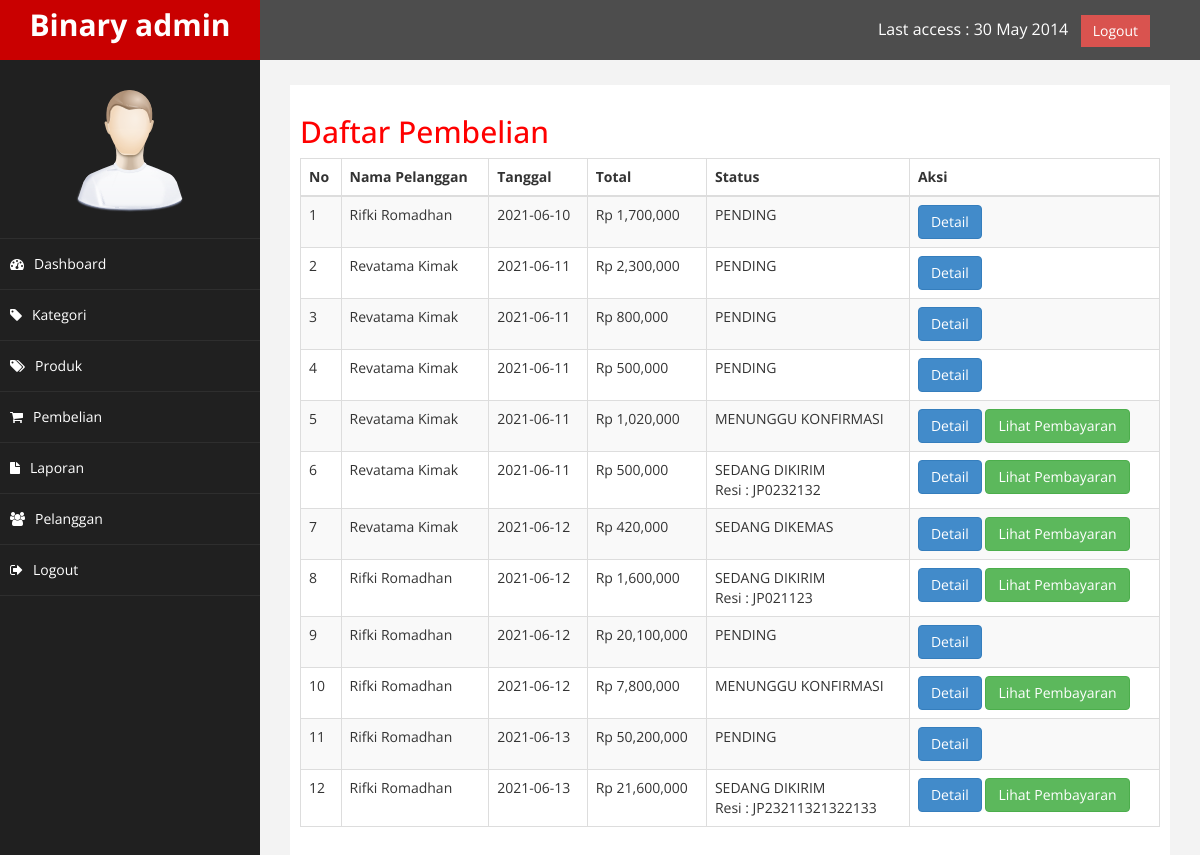
Page /admin/index.php?halaman=pembelian (signed in) on the committed database.
### tables this page shows
CREATE TABLE `pembelian` (
  `id_pembelian` int(11) NOT NULL,
  `id_pelanggan` int(11) NOT NULL,
  `tanggal_pembelian` date NOT NULL,
  `alamat_pengiriman` varchar(200) NOT NULL,
  `nama_kota` varchar(200) NOT NULL,
  `tarif` int(11) NOT NULL,
  `total_pembelian` int(11) NOT NULL,
  `resi_pengiriman` varchar(20) NOT NULL,
  `status_pembelian` varchar(200) NOT NULL
);

CREATE TABLE `pelanggan` (
  `id_pelanggan` int(11) NOT NULL,
  `nama_pelanggan` varchar(200) NOT NULL,
  `email_pelanggan` varchar(200) NOT NULL,
  `telepon_pelanggan` int(11) NOT NULL,
  `alamat_pelanggan` varchar(200) NOT NULL,
  `password_pelanggan` varchar(200) NOT NULL
);

### admin/pembelian.php (the view)
<?php
$ambil = $conn->query("SELECT * FROM pembelian LEFT JOIN pelanggan ON pembelian.id_pelanggan = pelanggan.id_pelanggan ");
$data = [];
while($pecah = $ambil->fetch_assoc()){
	$data[] = $pecah;
}
?>
<div class="row">
    <div class="col-md-12">
    	<h2>Daftar Pembelian</h2>
    </div>
</div>
<table class="table table-bordered table-hover table-striped">
	<thead>
		<tr>
			<th>No</th>
			<th>Nama Pelanggan</th>
			<th>Tanggal</th>
			<th>Total</th>
			<th>Status</th>
			<th>Aksi</th>
		</tr>
	</thead>
	<tbody>
		<?php foreach ($data as $key => $value): ?>
		<tr>
			<td><?php echo $key+1 ?></td>
			<td><?php echo $value['nama_pelanggan'] ?></td>
			<td><?php echo $value['tanggal_pembelian'] ?></td>
			<td>Rp <?php echo number_format($value['total_pembelian']) ?></td>
			<td>
				<?php echo $value['status_pembelian'] ?><br>
					<?php if (!empty($value['resi_pengiriman'])): ?>
					Resi : <?php echo $value['resi_pengiriman'] ?>
					<?php endif ?>
			</td>
			<td>
				<a class="btn btn-primary" href="index.php?halaman=detailPembelian&id=<?php echo $value['id_pembelian'] ?>">Detail</a>
				<?php if ($value['status_pembelian'] !== 'PENDING'){ ?>
					<a class="btn btn-success" href="index.php?halaman=lihatPembayaran&id=<?php echo $value['id_pembelian'] ?>">Lihat Pembayaran</a>
				<?php }?>
			</td>
		</tr>
		<?php endforeach ?>
	</tbody>
</table>

### admin/assets/css/custom.css (style rules this page uses)
body { font-family: 'Open Sans', sans-serif; }
h2 { color: #f00; }

### rows in the picture
pembelian: id_pelanggan.nama_pelanggan "Rifki Romadhan", tanggal_pembelian "2021-06-10", total_pembelian "1,700,000", status_pembelian "PENDING"
pembelian: id_pelanggan.nama_pelanggan "Revatama Kimak", tanggal_pembelian "2021-06-11", total_pembelian "2,300,000", status_pembelian "PENDING"
pembelian: id_pelanggan.nama_pelanggan "Revatama Kimak", tanggal_pembelian "2021-06-11", total_pembelian "800,000", status_pembelian "PENDING"
pembelian: id_pelanggan.nama_pelanggan "Revatama Kimak", tanggal_pembelian "2021-06-11", total_pembelian "500,000", status_pembelian "PENDING"
pembelian: id_pelanggan.nama_pelanggan "Revatama Kimak", tanggal_pembelian "2021-06-11", total_pembelian "1,020,000", status_pembelian "MENUNGGU KONFIRMASI"
pembelian: id_pelanggan.nama_pelanggan "Revatama Kimak", tanggal_pembelian "2021-06-11", total_pembelian "500,000", status_pembelian "SEDANG DIKIRIM", resi_pengiriman "JP0232132"
pembelian: id_pelanggan.nama_pelanggan "Revatama Kimak", tanggal_pembelian "2021-06-12", total_pembelian "420,000", status_pembelian "SEDANG DIKEMAS"
pembelian: id_pelanggan.nama_pelanggan "Rifki Romadhan", tanggal_pembelian "2021-06-12", total_pembelian "1,600,000", status_pembelian "SEDANG DIKIRIM", resi_pengiriman "JP021123"
pembelian: id_pelanggan.nama_pelanggan "Rifki Romadhan", tanggal_pembelian "2021-06-12", total_pembelian "20,100,000", status_pembelian "PENDING"
pembelian: id_pelanggan.nama_pelanggan "Rifki Romadhan", tanggal_pembelian "2021-06-12", total_pembelian "7,800,000", status_pembelian "MENUNGGU KONFIRMASI"
pembelian: id_pelanggan.nama_pelanggan "Rifki Romadhan", tanggal_pembelian "2021-06-13", total_pembelian "50,200,000", status_pembelian "PENDING"
pembelian: id_pelanggan.nama_pelanggan "Rifki Romadhan", tanggal_pembelian "2021-06-13", total_pembelian "21,600,000", status_pembelian "SEDANG DIKIRIM", resi_pengiriman "JP23211321322133"
